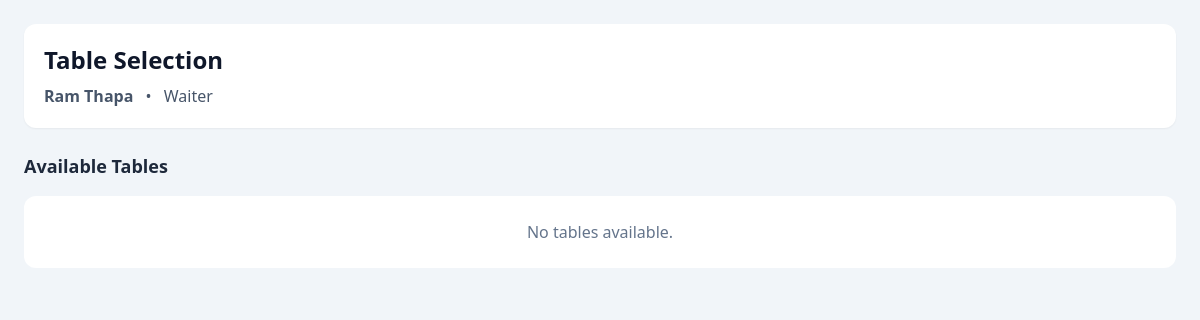
The app's page /orders/tables/ (signed in), older data.
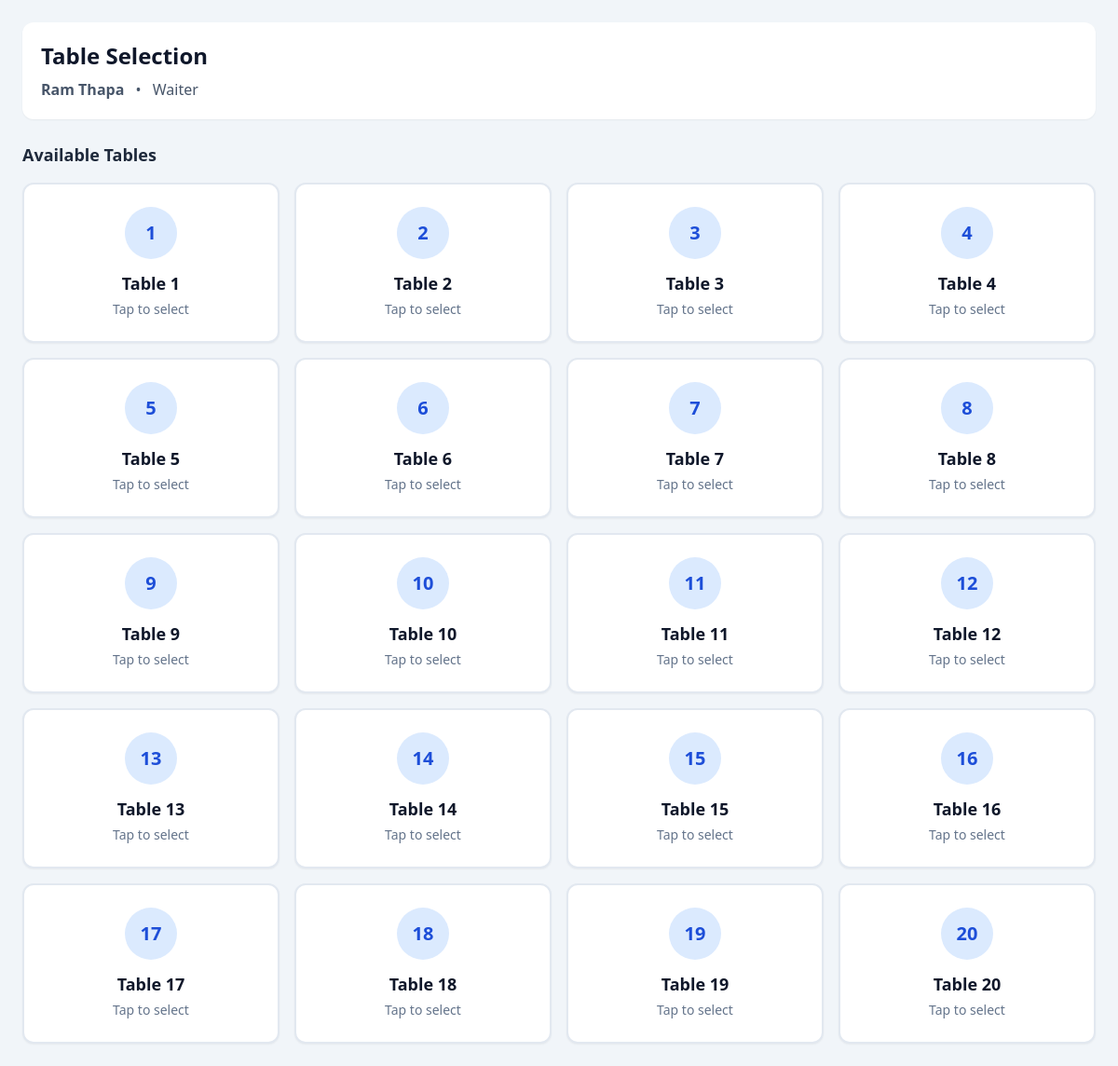
The same page, newer data.
### accounts/models.py (models this page shows)
class User(AbstractUser):
    class ROLE_CHOICES(models.TextChoices):
        WAITER = 'w', 'Waiter'
        BILLING = 'b', 'Billing'
        KITCHEN = 'k', 'Kitchen'
        OWNER = 'o', 'Owner'
    role = models.CharField(choices=ROLE_CHOICES, max_length=2)

### orders/models.py (models this page shows, shortened)
class Table(models.Model):
    name = models.CharField(max_length=20)
    is_reserved = models.BooleanField(default=False, null=True)

### orders/views.py (the view)
# urls.py: path("tables/", views.tables_view, name="tables_view_url"),
@role_required([User.ROLE_CHOICES.WAITER])
def tables_view(request):
    tables = Table.objects.all()
    return render(request, "orders/tables.html", {
        'tables': tables
    })

### orders/templates/orders/tables.html (shortened to what this page needs)
<!DOCTYPE html>
<html lang="en">
<head>
    <script src="https://cdn.tailwindcss.com"></script>
    <script src="https://cdn.tailwindcss.com"></script>
</head>
<body>
<body class="bg-slate-100 min-h-screen">
    <div class="max-w-7xl mx-auto p-4 md:p-6">
        <div class="bg-white rounded-xl shadow-sm p-5 mb-6">
            <h1 class="text-2xl font-bold text-slate-900">
                Table Selection
            </h1>
            <div class="mt-2 text-slate-600">
                <span class="font-semibold">
                    {{ request.user.first_name }} {{ request.user.last_name }}
                </span>
                <span class="mx-2">•</span>
                <span>{{ request.user.get_role_display }}</span>
            </div>
        </div>
        <div>
            <h2 class="text-lg font-semibold text-slate-800 mb-4">
                Available Tables
            </h2>
            <div class="grid grid-cols-2 sm:grid-cols-3 lg:grid-cols-4 xl:grid-cols-5 gap-4">
                {% for table in tables %}
                <a href="{% url 'menu_view_url' table.id %}"
                   class="bg-white border-2 border-slate-200 hover:border-blue-500 hover:bg-blue-50
                          rounded-xl p-6 shadow-sm transition-all duration-200
                          focus:outline-none focus:ring-4 focus:ring-blue-300">
                    <div class="flex flex-col items-center justify-center text-center">
                        <div class="w-14 h-14 rounded-full bg-blue-100 flex items-center justify-center mb-3">
                            <span class="text-blue-700 font-bold text-xl">
                                {{ forloop.counter }}
                            </span>
                        </div>
                        <h3 class="text-lg font-bold text-slate-900">
                            {{ table.name }}
                        </h3>
                        <p class="text-sm text-slate-500 mt-1">
                            Tap to select
                        </p>
                    </div>
                </a>
                {% empty %}
                <div class="col-span-full">
                    <div class="bg-white rounded-xl p-6 text-center text-slate-500">
                        No tables available.
                    </div>
                </div>
                {% endfor %}
            </div>
        </div>
    </div>
 </body>
</html>

Row changes from the older to the newer data that the page shows:
added Table: name "Table 1"
added Table: name "Table 2"
added Table: name "Table 3"
added Table: name "Table 4"
added Table: name "Table 5"
added Table: name "Table 6"
added Table: name "Table 7"
added Table: name "Table 8"
added Table: name "Table 9"
added Table: name "Table 10"
added Table: name "Table 11"
added Table: name "Table 12"
added Table: name "Table 13"
added Table: name "Table 14"
added Table: name "Table 15"
added Table: name "Table 16"
added Table: name "Table 17"
added Table: name "Table 18"
added Table: name "Table 19"
added Table: name "Table 20"
Text that changed along with them:
text no longer shown: "No tables available."
